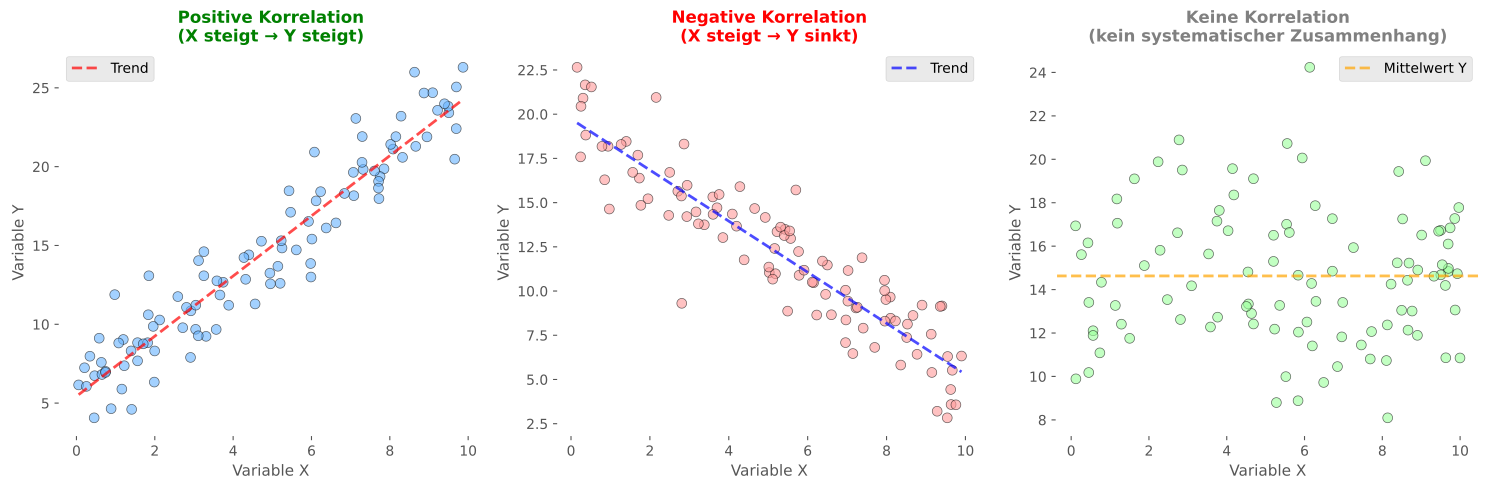

Source code (Python):
import matplotlib.pyplot as plt
import numpy as np
import os

# ggplot Stil verwenden
plt.style.use('ggplot')

# Drei Subplots für verschiedene Korrelationen
fig, (ax1, ax2, ax3) = plt.subplots(1, 3, figsize=(15, 5))

np.random.seed(42)
n = 100

# Plot 1: Positive Korrelation
x1 = np.random.uniform(0, 10, n)
y1 = 2 * x1 + np.random.normal(0, 2, n) + 5

ax1.scatter(x1, y1, alpha=0.6, s=50, color='#66b3ff', edgecolors='black', linewidth=0.5)
ax1.set_xlabel('Variable X', fontsize=11)
ax1.set_ylabel('Variable Y', fontsize=11)
ax1.set_title('Positive Korrelation\n(X steigt → Y steigt)', fontsize=12, fontweight='bold', color='green')
ax1.grid(True, alpha=0.3)

# Trendlinie hinzufügen
z1 = np.polyfit(x1, y1, 1)
p1 = np.poly1d(z1)
x_trend1 = np.linspace(x1.min(), x1.max(), 100)
ax1.plot(x_trend1, p1(x_trend1), 'r--', linewidth=2, alpha=0.7, label='Trend')
ax1.legend(fontsize=10)

# Plot 2: Negative Korrelation
x2 = np.random.uniform(0, 10, n)
y2 = -1.5 * x2 + np.random.normal(0, 2, n) + 20

ax2.scatter(x2, y2, alpha=0.6, s=50, color='#ff9999', edgecolors='black', linewidth=0.5)
ax2.set_xlabel('Variable X', fontsize=11)
ax2.set_ylabel('Variable Y', fontsize=11)
ax2.set_title('Negative Korrelation\n(X steigt → Y sinkt)', fontsize=12, fontweight='bold', color='red')
ax2.grid(True, alpha=0.3)

# Trendlinie hinzufügen
z2 = np.polyfit(x2, y2, 1)
p2 = np.poly1d(z2)
x_trend2 = np.linspace(x2.min(), x2.max(), 100)
ax2.plot(x_trend2, p2(x_trend2), 'b--', linewidth=2, alpha=0.7, label='Trend')
ax2.legend(fontsize=10)

# Plot 3: Keine Korrelation
x3 = np.random.uniform(0, 10, n)
y3 = np.random.normal(15, 3, n)

ax3.scatter(x3, y3, alpha=0.6, s=50, color='#99ff99', edgecolors='black', linewidth=0.5)
ax3.set_xlabel('Variable X', fontsize=11)
ax3.set_ylabel('Variable Y', fontsize=11)
ax3.set_title('Keine Korrelation\n(kein systematischer Zusammenhang)', fontsize=12, fontweight='bold', color='gray')
ax3.grid(True, alpha=0.3)

# Horizontale Linie beim Mittelwert
ax3.axhline(np.mean(y3), color='orange', linestyle='--', linewidth=2, alpha=0.7, label='Mittelwert Y')
ax3.legend(fontsize=10)

plt.tight_layout()

# Pfad zum Speicherort der Python-Datei ermitteln
script_dir = os.path.dirname(os.path.abspath(__file__))
output_path = os.path.join(script_dir, 'plots_correlation_examples.pdf')

# Als PDF exportieren
plt.savefig(output_path, format='pdf', bbox_inches='tight', transparent=True)
plt.close()

print(f"Korrelations-Beispiele wurden als {output_path} exportiert")
